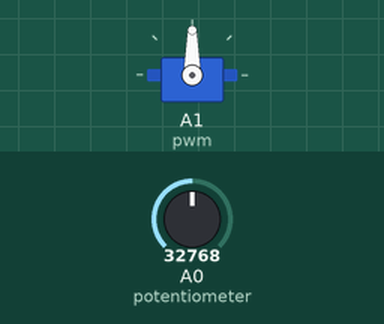
The program below on a simulated CircuitPython board. Parts: servo. Inputs (shaded band) come from the test bench; at power-on: A0 (potentiometer) = 32768 (analog values on the 0–65535 scale).

Above: at 1.2 s.
1.3 s: A0 (potentiometer) set to 45874
At 1.8 s:
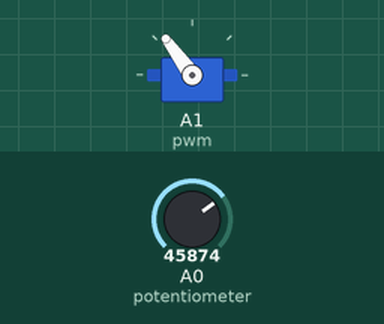
2.8 s: A0 (potentiometer) set to 57670
At 4.0 s:
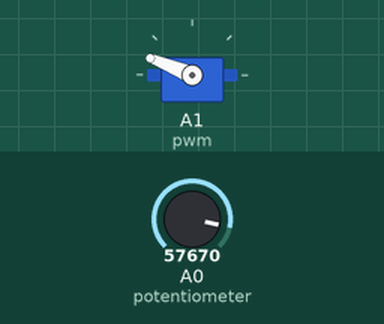
4.3 s: A0 (potentiometer) set to 65535
At 5.3 s:
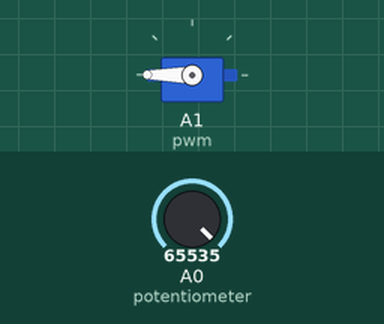
5.8 s: A0 (potentiometer) set to 19660
At 6.5 s:
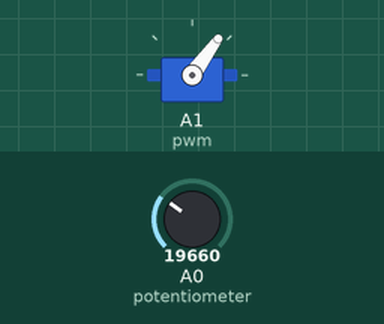
7.3 s: A0 (potentiometer) set to 7864
At 7.6 s:
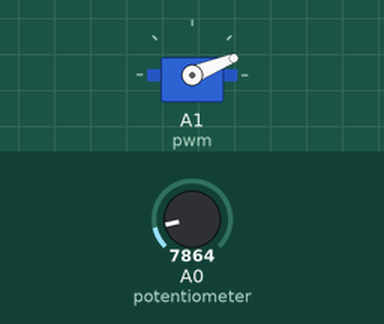
8.8 s: A0 (potentiometer) set to 32767
At 9.9 s:
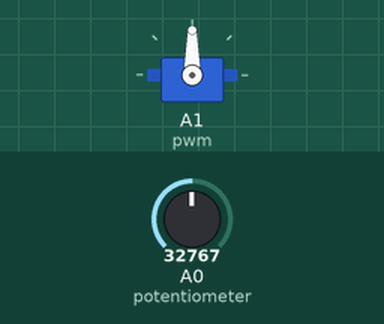
Timing chart, 0 to 11.3 s (numbered marks = the images above; inputs shaded):
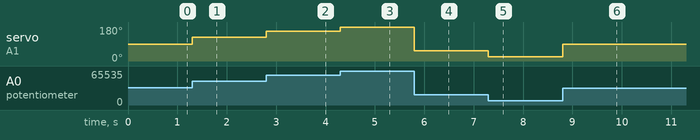

Measured:
- after the input at 1.3 s, servo on A1 (pwm): 90° → 126° at once
- after the input at 2.8 s, servo on A1 (pwm): 126° → 158° at once
- after the input at 4.3 s, servo on A1 (pwm): 158° → 180° at once
- after the input at 5.8 s, servo on A1 (pwm): 180° → 54° at once
- after the input at 7.3 s, servo on A1 (pwm): 54° → 22° at once
- after the input at 8.8 s, servo on A1 (pwm): 22° → 90° at once

The program:

potentiometer_servo_sweep.py
```python
"""This example requires a potentiometer and a servo. Talk to the team to get one of each!

Connect the blue clip on the potentiometer to pad A0.
Connect the red clip on the potentiometer to a 3.3v pad.
Connect the black clip on the potentiometer to a GND pad.

Connect the blue clip (on the yellow wire) on the servo to pad A1.
Connect the black clip (on the brown wire) on the servo to a GND pad.
Connect the red clip (on the red wire) on the servo to a 3.3v pad.

THIS EXAMPLE REQUIRES A SEPARATE LIBRARY BE LOADED ONTO YOUR CIRCUITPY DRIVE.
This example requires the simpleio.mpy AND adafruit_motor libraries.

Rotate the potentiometer knob to watch the servo rotate!"""
import board
import simpleio
import analogio
import pwmio
from adafruit_motor import servo

potentiometer = analogio.AnalogIn(board.A0)
pwm = pwmio.PWMOut(board.A1, duty_cycle=2 ** 15, frequency=50)
servo = servo.Servo(pwm)


def get_voltage(pin):
    return (pin.value * 3.3) / 65536


while True:
    # Potentiometer voltage value remapped to servo angle
    servo_sweep = simpleio.map_range(get_voltage(potentiometer), 0, 3.3, 0, 180)
    servo.angle = servo_sweep
```
